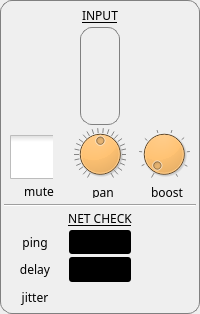
               <widget class="QGroupBox" name="upperControlBox">
                <property name="styleSheet">
                 <string notr="true">QGroupBox {
    border: 1px solid gray;
    border-radius: 12px;
	color: rgb(255, 255, 255);
    /*margin-top: 1ex;  leave space at the top for the title */
}</string>
                </property>
                <layout class="QHBoxLayout" name="horizontalLayout">
                 <property name="spacing">
                  <number>6</number>
                 </property>
                 <property name="leftMargin">
                  <number>3</number>
                 </property>
                 <property name="topMargin">
                  <number>3</number>
                 </property>
                 <property name="rightMargin">
                  <number>3</number>
                 </property>
                 <property name="bottomMargin">
                  <number>3</number>
                 </property>
                 <item>
                  <layout class="QVBoxLayout" name="reverbLatencyBox">
                   <item>
                    <layout class="QVBoxLayout" name="inputNetBox">
                     <property name="spacing">
                      <number>3</number>
                     </property>
                     <item>
                      <layout class="QVBoxLayout" name="inputBox">
                       <item>
                        <layout class="QHBoxLayout" name="horizontalLayout_2">
                         <property name="spacing">
                          <number>0</number>
                         </property>
                         <property name="leftMargin">
                          <number>0</number>
                         </property>
                         <item>
                          <widget class="QLabel" name="label_2">
                           <property name="enabled">
                            <bool>false</bool>
                           </property>
                           <property name="maximumSize">
                            <size>
                             <width>0</width>
                             <height>0</height>
                            </size>
                           </property>
                           <property name="text">
                            <string/>
                           </property>
                          </widget>
                         </item>
                        </layout>
                       </item>
                       <item>
                        <widget class="QLabel" name="lblInputLEDMeter">
                         <property name="font">
                          <font>
                           <family>Rubik</family>
                           <bold>false</bold>
                           <underline>true</underline>
                          </font>
                         </property>
                         <property name="toolTip">
                          <string>Monitor and control your Input level (don't go into the red!)</string>
                         </property>
                         <property name="styleSheet">
                          <string notr="true"/>
                         </property>
                         <property name="text">
                          <string>INPUT</string>
                         </property>
                         <property name="alignment">
                          <set>Qt::AlignCenter</set>
                         </property>
                        </widget>
                       </item>
                       <item alignment="Qt::AlignHCenter">
                        <widget class="QGroupBox" name="inputMeterBox">
                         <property name="maximumSize">
                          <size>
                           <width>40</width>
                           <height>16777215</height>
                          </size>
                         </property>
                         <property name="alignment">
                          <set>Qt::AlignLeading|Qt::AlignLeft|Qt::AlignVCenter</set>
                         </property>
                         <layout class="QHBoxLayout">
                          <property name="spacing">
                           <number>0</number>
                          </property>
                          <property name="leftMargin">
                           <number>1</number>
                          </property>
                          <property name="topMargin">
                           <number>4</number>
                          </property>
                          <property name="rightMargin">
                           <number>1</number>
                          </property>
                          <property name="bottomMargin">
                           <number>4</number>
                          </property>
                          <item>
                           <layout class="QHBoxLayout" name="horizontalLayout_5">
                            <property name="spacing">
                             <number>0</number>
                            </property>
                            <property name="sizeConstraint">
                             <enum>QLayout::SetNoConstraint</enum>
                            </property>
                            <item>
                             <widget class="CLevelMeter" name="lbrInputLevelL" native="true">
                              <property name="sizePolicy">
                               <sizepolicy hsizetype="Fixed" vsizetype="Expanding">
                                <horstretch>0</horstretch>
                                <verstretch>0</verstretch>
                               </sizepolicy>
                              </property>
                              <property name="minimumSize">
                               <size>
                                <width>19</width>
                                <height>88</height>
                               </size>
                              </property>
                              <property name="layoutDirection">
                               <enum>Qt::LeftToRight</enum>
                              </property>
                             </widget>
                            </item>
                            <item>
                             <widget class="CLevelMeter" name="lbrInputLevelR" native="true">
                              <property name="sizePolicy">
                               <sizepolicy hsizetype="Fixed" vsizetype="Expanding">
                                <horstretch>0</horstretch>
                                <verstretch>0</verstretch>
                               </sizepolicy>
                              </property>
                              <property name="minimumSize">
                               <size>
                                <width>19</width>
                                <height>88</height>
                               </size>
                              </property>
                             </widget>
                            </item>
                           </layout>
                          </item>
                         </layout>
                        </widget>
                       </item>
                       <item>
                        <layout class="QHBoxLayout" name="muteBtnBox">
                         <property name="spacing">
                          <number>6</number>
                         </property>
                         <property name="sizeConstraint">
                          <enum>QLayout::SetDefaultConstraint</enum>
                         </property>
                         <property name="leftMargin">
                          <number>6</number>
                         </property>
                         <item>
                          <layout class="QVBoxLayout" name="verticalLayout_4">
                           <property name="bottomMargin">
                            <number>4</number>
                           </property>
                           <item>
                            <spacer name="verticalSpacer">
                             <property name="orientation">
                              <enum>Qt::Vertical</enum>
                             </property>
                             <property name="sizeType">
                              <enum>QSizePolicy::Maximum</enum>
                             </property>
                             <property name="sizeHint" stdset="0">
                              <size>
                               <width>0</width>
                               <height>9</height>
                              </size>
                             </property>
                            </spacer>
                           </item>
                           <item>
                            <widget class="QCheckBox" name="chbLocalMute">
                             <property name="enabled">
                              <bool>true</bool>
                             </property>
                             <property name="sizePolicy">
                              <sizepolicy hsizetype="Fixed" vsizetype="Fixed">
                               <horstretch>0</horstretch>
                               <verstretch>0</verstretch>
                              </sizepolicy>
                             </property>
                             <property name="maximumSize">
                              <size>
                               <width>43</width>
                               <height>16777215</height>
                              </size>
                             </property>
                             <property name="sizeIncrement">
                              <size>
                               <width>0</width>
                               <height>0</height>
                              </size>
                             </property>
                             <property name="layoutDirection">
                              <enum>Qt::LeftToRight</enum>
                             </property>
                             <property name="styleSheet">
                              <string notr="true">QCheckBox::indicator:unchecked {
    image: url(:/png/main/res/mute_btn_off.png);
}
QCheckBox::indicator:checked {
    image: url(:/png/main/res/mute_btn_on.png);
}
QCheckBox::indicator { 
	width:          44px; 
	height:         44px; 
}</string>
                             </property>
                             <property name="text">
                              <string/>
                             </property>
                             <property name="iconSize">
                              <size>
                               <width>16</width>
                               <height>16</height>
                              </size>
                             </property>
                             <property name="checkable">
                              <bool>true</bool>
                             </property>
                            </widget>
                           </item>
                           <item>
                            <widget class="QLabel" name="muteLabel">
                             <property name="sizePolicy">
                              <sizepolicy hsizetype="Preferred" vsizetype="Preferred">
                               <horstretch>0</horstretch>
                               <verstretch>0</verstretch>
                              </sizepolicy>
                             </property>
                             <property name="maximumSize">
                              <size>
                               <width>16777215</width>
                               <height>12</height>
                              </size>
                             </property>
                             <property name="font">
                              <font>
                               <family>Rubik</family>
                               <bold>false</bold>
                              </font>
                             </property>
                             <property name="toolTip">
                              <string>Mute your sound (nobody else will hear you!)</string>
                             </property>
                             <property name="styleSheet">
                              <string notr="true"/>
                             </property>
                             <property name="text">
                              <string>mute</string>
                             </property>
                             <property name="alignment">
                              <set>Qt::AlignCenter</set>
                             </property>
                            </widget>
                           </item>
                          </layout>
                         </item>
                         <item>
                          <layout class="QVBoxLayout" name="verticalLayout_2">
                           <property name="bottomMargin">
                            <number>3</number>
                           </property>
                           <item>
                            <widget class="QDial" name="panDial">
                             <property name="maximumSize">
                              <size>
                               <width>52</width>
                               <height>52</height>
                              </size>
                             </property>
                             <property name="styleSheet">
                              <string notr="true">background-color: rgb(255, 155, 18);</string>
                             </property>
                             <property name="minimum">
                              <number>0</number>
                             </property>
                             <property name="pageStep">
                              <number>1</number>
                             </property>
                             <property name="value">
                              <number>50</number>
                             </property>
                             <property name="wrapping">
                              <bool>false</bool>
                             </property>
                             <property name="notchesVisible">
                              <bool>true</bool>
                             </property>
                            </widget>
                           </item>
                           <item>
                            <widget class="QLabel" name="panLabel">
                             <property name="maximumSize">
                              <size>
                               <width>16777215</width>
                               <height>12</height>
                              </size>
                             </property>
                             <property name="font">
                              <font>
                               <family>Rubik</family>
                               <bold>false</bold>
                              </font>
                             </property>
                             <property name="toolTip">
                              <string>Pan your stereo input from Left to Right in mix</string>
                             </property>
                             <property name="styleSheet">
                              <string notr="true"/>
                             </property>
                             <property name="text">
                              <string>pan</string>
                             </property>
                             <property name="alignment">
                              <set>Qt::AlignCenter</set>
                             </property>
                            </widget>
                           </item>
                          </layout>
                         </item>
                         <item>
                          <layout class="QVBoxLayout" name="verticalLayout_8">
                           <property name="bottomMargin">
                            <number>3</number>
                           </property>
                           <item>
                            <widget class="QDial" name="dialInputBoost">
                             <property name="maximumSize">
                              <size>
                               <width>52</width>
                               <height>52</height>
                              </size>
                             </property>
                             <property name="styleSheet">
                              <string notr="true">background-color: rgb(255, 155, 18)</string>
                             </property>
                             <property name="minimum">
                              <number>1</number>
                             </property>
                             <property name="maximum">
                              <number>10</number>
                             </property>
                             <property name="notchesVisible">
                              <bool>true</bool>
                             </property>
                            </widget>
                           </item>
                           <item>
                            <widget class="QLabel" name="boostLabel">
                             <property name="maximumSize">
                              <size>
                               <width>16777215</width>
                               <height>12</height>
                              </size>
                             </property>
                             <property name="font">
                              <font>
                               <family>Rubik</family>
                               <bold>false</bold>
                              </font>
                             </property>
                             <property name="toolTip">
                              <string>Boost your Input if too quiet (careful!)</string>
                             </property>
                             <property name="styleSheet">
                              <string notr="true"/>
                             </property>
                             <property name="text">
                              <string>boost</string>
                             </property>
                             <property name="alignment">
                              <set>Qt::AlignCenter</set>
                             </property>
                            </widget>
                           </item>
                          </layout>
                         </item>
                        </layout>
                       </item>
                      </layout>
                     </item>
                     <item>
                      <widget class="Line" name="line">
                       <property name="orientation">
                        <enum>Qt::Horizontal</enum>
                       </property>
                      </widget>
                     </item>
                     <item>
                      <widget class="QLabel" name="lblConnMonitor">
                       <property name="font">
                        <font>
                         <family>Rubik</family>
                         <bold>false</bold>
                         <underline>true</underline>
                        </font>
                       </property>
                       <property name="toolTip">
                        <string>Monitor the health of your network connection</string>
                       </property>
                       <property name="styleSheet">
                        <string notr="true"/>
                       </property>
                       <property name="text">
                        <string>NET CHECK</string>
                       </property>
                       <property name="alignment">
                        <set>Qt::AlignCenter</set>
                       </property>
                      </widget>
                     </item>
                     <item>
                      <layout class="QGridLayout" name="gridConnMonitor">
                       <property name="spacing">
                        <number>3</number>
                       </property>
                       <item row="1" column="0">
                        <widget class="QLabel" name="lblDelay">
                         <property name="font">
                          <font>
                           <family>Rubik</family>
                           <bold>false</bold>
                          </font>
                         </property>
                         <property name="toolTip">
                          <string>Delay shows you the combined round-trip latency (in ms)</string>
                         </property>
                         <property name="styleSheet">
                          <string notr="true"/>
                         </property>
                         <property name="text">
                          <string>delay</string>
                         </property>
                         <property name="alignment">
                          <set>Qt::AlignCenter</set>
                         </property>
                        </widget>
                       </item>
                       <item row="2" column="0">
                        <widget class="QLabel" name="lblJitter">
                         <property name="font">
                          <font>
                           <family>Rubik</family>
                           <bold>false</bold>
                          </font>
                         </property>
                         <property name="toolTip">
                          <string>Jitter monitor shows you the variability of your net connection</string>
                         </property>
                         <property name="styleSheet">
                          <string notr="true"/>
                         </property>
                         <property name="text">
                          <string>jitter</string>
                         </property>
                         <property name="alignment">
                          <set>Qt::AlignCenter</set>
                         </property>
                        </widget>
                       </item>
                       <item row="0" column="1">
                        <widget class="QLabel" name="lblPingVal">
                         <property name="minimumSize">
                          <size>
                           <width>30</width>
                           <height>0</height>
                          </size>
                         </property>
                         <property name="maximumSize">
                          <size>
                           <width>16777215</width>
                           <height>25</height>
                          </size>
                         </property>
                         <property name="layoutDirection">
                          <enum>Qt::LeftToRight</enum>
                         </property>
                         <property name="styleSheet">
                          <string notr="true">QLabel {
	background: black;
    padding: 5px;
    border-radius: 3px;
    opacity: 200;
}</string>
                         </property>
                         <property name="frameShape">
                          <enum>QFrame::Box</enum>
                         </property>
                         <property name="text">
                          <string/>
                         </property>
                         <property name="alignment">
                          <set>Qt::AlignCenter</set>
                         </property>
                        </widget>
                       </item>
                       <item row="1" column="1">
                        <widget class="QLabel" name="lblDelayVal">
                         <property name="minimumSize">
                          <size>
                           <width>0</width>
                           <height>0</height>
                          </size>
                         </property>
                         <property name="maximumSize">
                          <size>
                           <width>16777215</width>
                           <height>25</height>
                          </size>
                         </property>
                         <property name="layoutDirection">
                          <enum>Qt::LeftToRight</enum>
                         </property>
                         <property name="styleSheet">
                          <string notr="true">QLabel {
	background: black;
    padding: 5px;
    border-radius: 3px;
    opacity: 200;
}</string>
                         </property>
                         <property name="frameShape">
                          <enum>QFrame::Box</enum>
                         </property>
                         <property name="text">
                          <string/>
                         </property>
                         <property name="alignment">
                          <set>Qt::AlignCenter</set>
                         </property>
                        </widget>
                       </item>
                       <item row="0" column="0">
                        <widget class="QLabel" name="lblPing">
                         <property name="font">
                          <font>
                           <family>Rubik</family>
                           <bold>false</bold>
                          </font>
                         </property>
                         <property name="toolTip">
                          <string>Ping value shows you the latency (in ms) to Region</string>
                         </property>
                         <property name="styleSheet">
                          <string notr="true"/>
                         </property>
                         <property name="text">
                          <string>ping</string>
                         </property>
                         <property name="alignment">
                          <set>Qt::AlignCenter</set>
                         </property>
                        </widget>
                       </item>
                       <item row="1" column="2">
                        <layout class="QHBoxLayout" name="horizontalLayout_3">
                         <property name="leftMargin">
                          <number>4</number>
                         </property>
                         <item>
                          <widget class="CMultiColorLED" name="ledDelay" native="true">
                           <property name="sizePolicy">
                            <sizepolicy hsizetype="Preferred" vsizetype="Preferred">
                             <horstretch>0</horstretch>
                             <verstretch>0</verstretch>
                            </sizepolicy>
                           </property>
                           <property name="minimumSize">
                            <size>
                             <width>40</width>
                             <height>25</height>
                            </size>
                           </property>
                           <property name="maximumSize">
                            <size>
                             <width>16777215</width>
                             <height>16777215</height>
                            </size>
                           </property>
                           <property name="layoutDirection">
                            <enum>Qt::LeftToRight</enum>
                           </property>
                           <property name="autoFillBackground">
                            <bool>false</bool>
                           </property>
                           <property name="styleSheet">
                            <string notr="true">border-color: rgb(255, 255, 255);</string>
                           </property>
                          </widget>
                         </item>
                        </layout>
                       </item>
                       <item row="2" column="2">
                        <layout class="QHBoxLayout" name="horizontalLayout_4">
                         <property name="leftMargin">
                          <number>4</number>
                         </property>
                         <item>
                          <widget class="CMultiColorLED" name="ledBuffers" native="true">
                           <property name="enabled">
                            <bool>true</bool>
                           </property>
                           <property name="sizePolicy">
                            <sizepolicy hsizetype="Preferred" vsizetype="Preferred">
                             <horstretch>0</horstretch>
                             <verstretch>0</verstretch>
                            </sizepolicy>
                           </property>
                           <property name="minimumSize">
                            <size>
                             <width>40</width>
                             <height>25</height>
                            </size>
                           </property>
                           <property name="maximumSize">
                            <size>
                             <width>16777215</width>
                             <height>16777215</height>
                            </size>
                           </property>
                           <property name="autoFillBackground">
                            <bool>false</bool>
                           </property>
                           <property name="styleSheet">
                            <string notr="true">QLabel {
	border-color: white;
	border-width: 2px;
}</string>
                           </property>
                          </widget>
                         </item>
                        </layout>
                       </item>
                       <item row="2" column="1">
                        <widget class="QLabel" name="label">
                         <property name="minimumSize">
                          <size>
                           <width>30</width>
                           <height>0</height>
                          </size>
                         </property>
                         <property name="maximumSize">
                          <size>
                           <width>16777215</width>
                           <height>16777215</height>
                          </size>
                         </property>
                         <property name="text">
                          <string/>
                         </property>
                        </widget>
                       </item>
                       <item row="0" column="2">
                        <widget class="QLabel" name="label_6">
                         <property name="minimumSize">
                          <size>
                           <width>40</width>
                           <height>0</height>
                          </size>
                         </property>
                         <property name="maximumSize">
                          <size>
                           <width>16777215</width>
                           <height>16777215</height>
                          </size>
                         </property>
                         <property name="text">
                          <string/>
                         </property>
                         <property name="alignment">
                          <set>Qt::AlignCenter</set>
                         </property>
                        </widget>
                       </item>
                      </layout>
                     </item>
                    </layout>
                   </item>
                  </layout>
                 </item>
                </layout>
               </widget>
